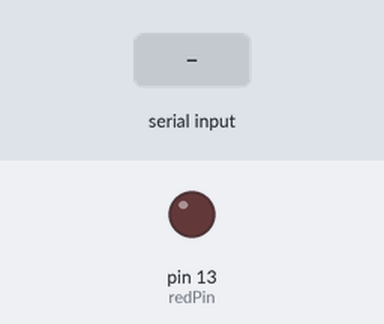
The sketch below on a simulated Arduino Uno, built with avr-gcc and run on an emulated ATmega328P. Parts: output pins drawn as LEDs (lit = HIGH). Dashed ring = blinking. Inputs (shaded band) come from the test bench. What the sketch prints to the serial monitor is not drawn.

Above: at 1.2 s.
1.3 s: "90,45\n" received over Serial
At 2.1 s:
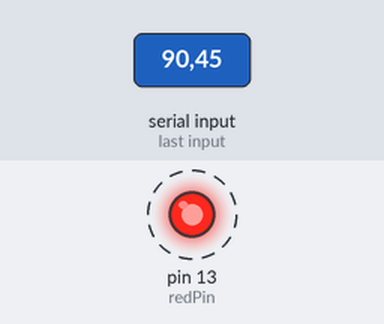
Timing chart, 0 to 10.3 s (numbered marks = the images above; inputs shaded):
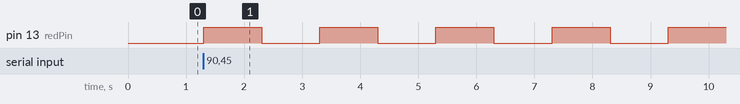

The sketch:

Interactive_LED.ino
```cpp
int redPin = 13;
int ontime = 1000;
int offtime = 1000;
int redBlink;
String wel = "welcome to the program";
String redInput ="enter the number of times you want red LED to blink : ";
String redMes ="RED led blink number: ";
int i;

void setup() {
  Serial.begin(9600);
  pinMode(redPin,OUTPUT);
  Serial.println(wel);

}

void loop() {
  Serial.println(redInput);
  while(Serial.available() ==0)
  {
  }
    redBlink = Serial.parseInt();
    for(i = 0;i<redBlink; i++)
    {
      digitalWrite(redPin,HIGH);
      delay(ontime);
      digitalWrite(redPin,LOW);
      delay(offtime);
    }
  Serial.print(redMes);
  Serial.println(i);
}
```

Measured:
- after the input at 1.3 s, pin 13 (redPin): alternates HIGH for 1.0 s and LOW for 1.0 s, starting at once
